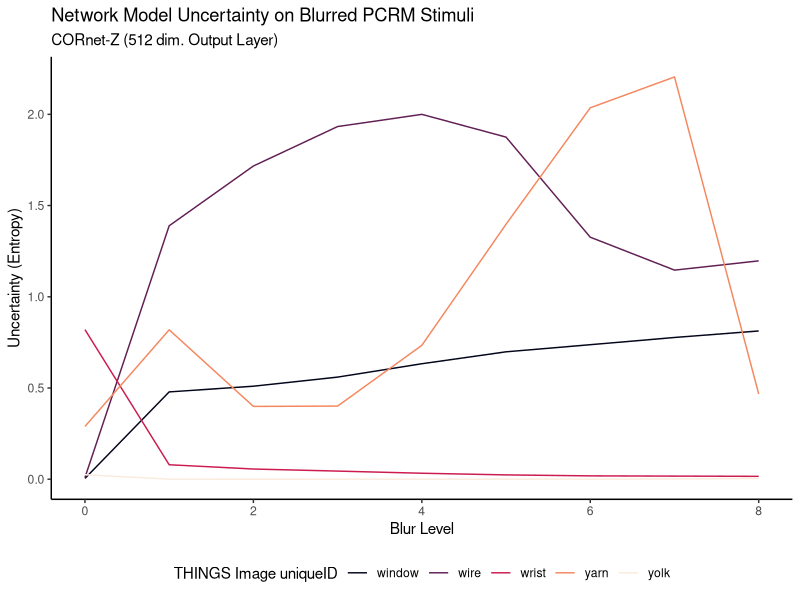
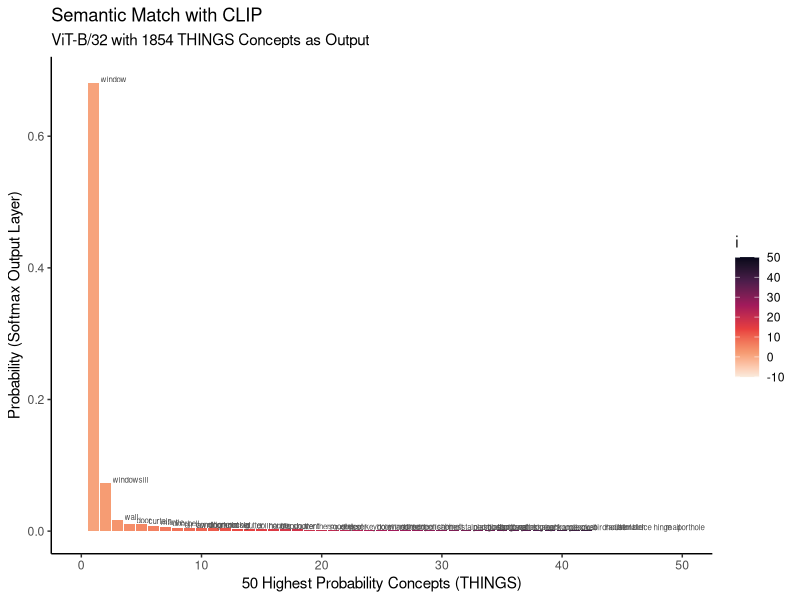
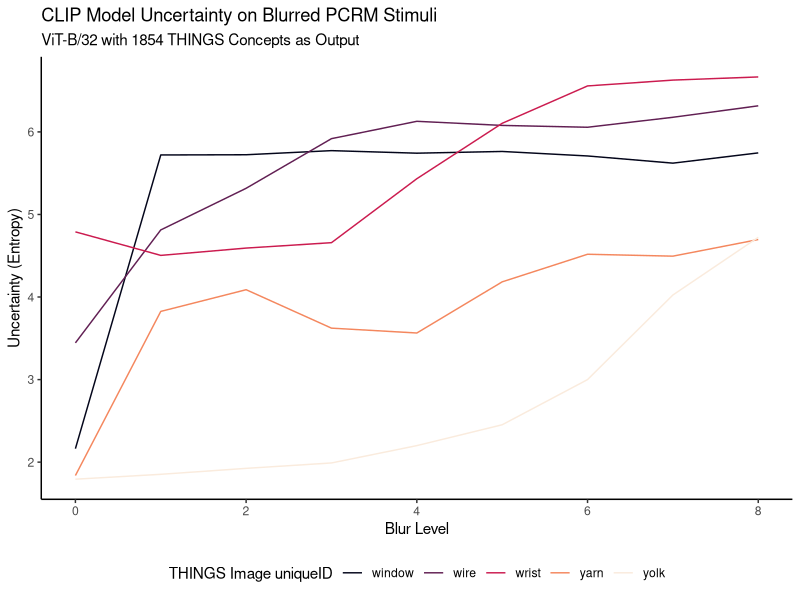
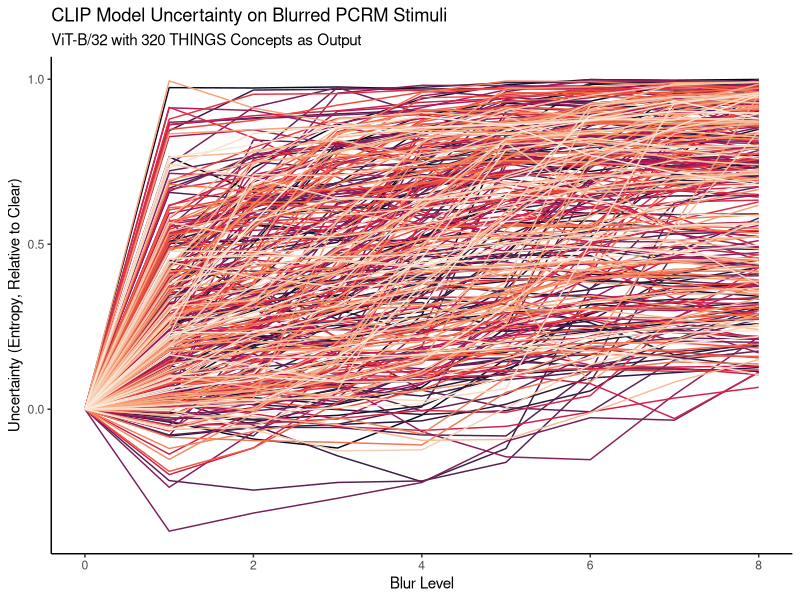
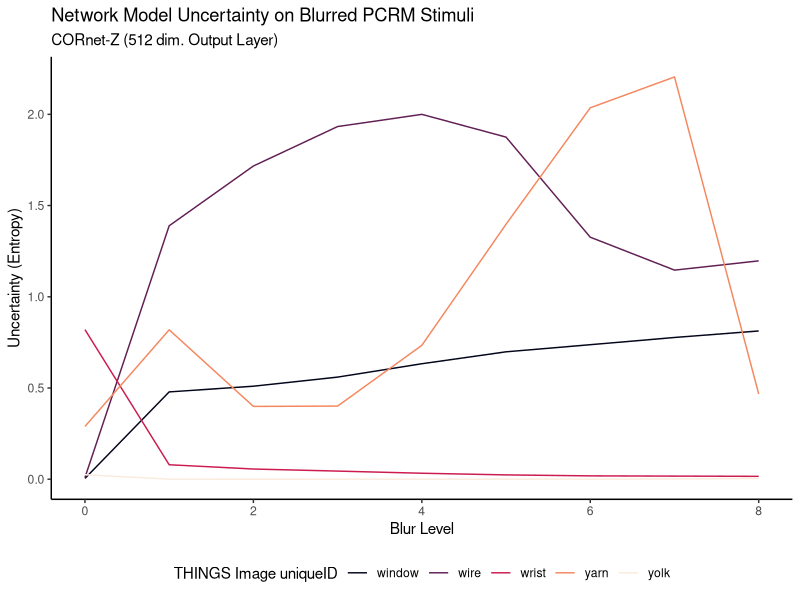
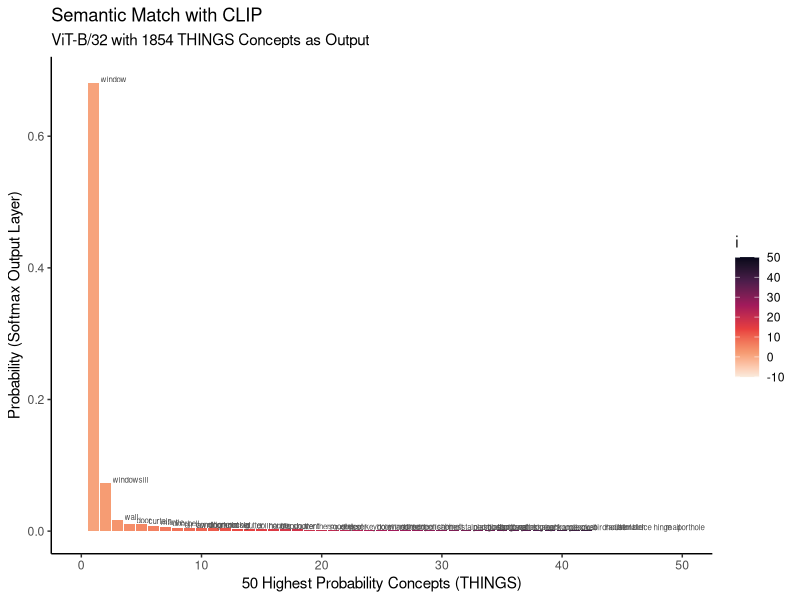
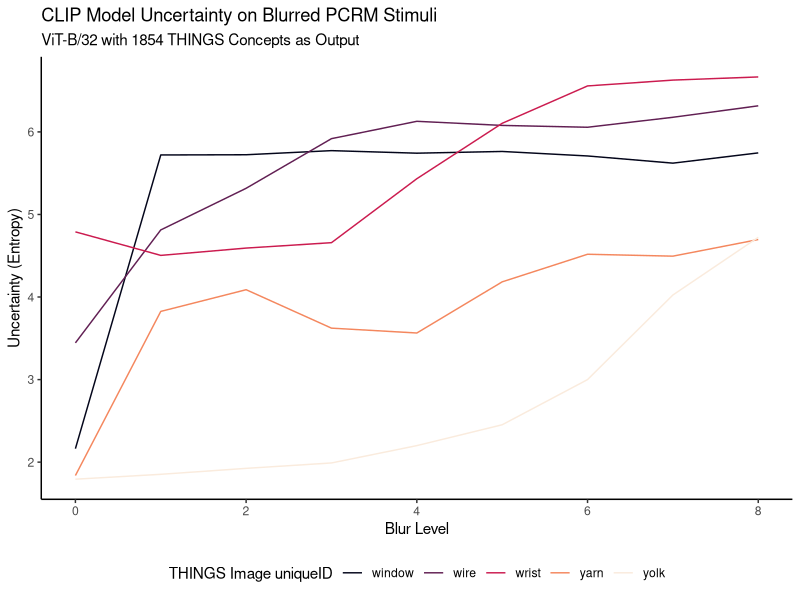
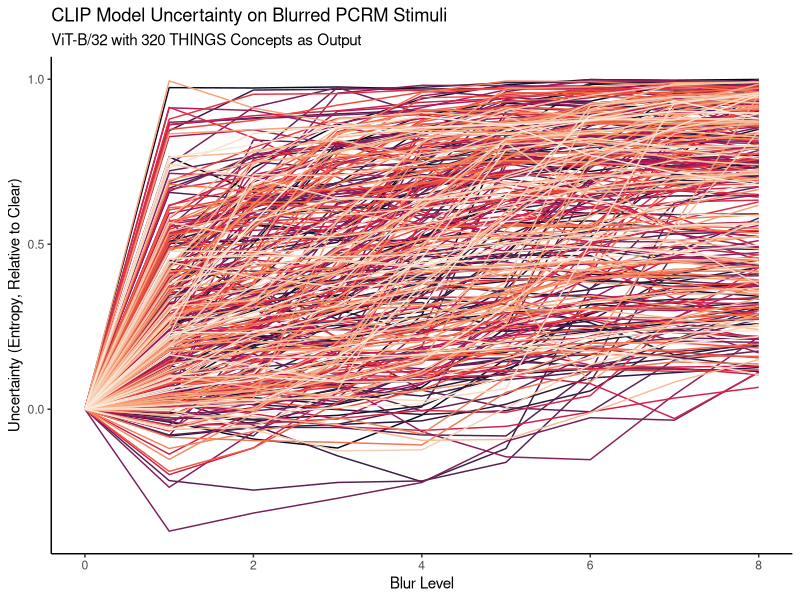

R code for these plots, in order:
library(tidyverse)


#### Scores from CORnet-Z classifier. ####
scores <-
    read_csv("data/entropy_scores.csv") |>
    extract(
        file,
        c("uniqueID", NA, "blur"),
        "/(\\w+?)(_(\\d+))?.jpg",
        remove=F,
        convert=T
    ) |>
    mutate(
        blur = case_when(
            is.na(blur) ~ 0,
            .default=blur
        )
    )

scores

ggplot(scores) +
    geom_line(aes(x=blur, y=entropy, color = uniqueID)) +
    scale_color_viridis_d(option="rocket") +
    labs(
        title="Network Model Uncertainty on Blurred PCRM Stimuli",
        subtitle="CORnet-Z (512 dim. Output Layer)",
        x="Blur Level",
        y="Uncertainty (Entropy)",
        color="THINGS Image uniqueID"
    ) +
    theme_classic() +
    theme(legend.position="bottom")

ggsave("cornet-blur-uncertainty.png", width=6, height=4)

#### Scores from CLIP ViT-B/32 model. ####

read_csv("data/clip_scores_window.csv") |>
    mutate(i=row_number()) |>
    ggplot() +
    geom_bar(aes(x=i, y=prob, fill=i), stat='identity') +
    geom_text(
        aes(x=i, y=prob, label=label),
        nudge_x=.6, nudge_y=.005, hjust='left',
        color="grey30", size=2
    ) +
    xlim(0,50) +
    labs(
        title="Semantic Match with CLIP",
        subtitle="ViT-B/32 with 1854 THINGS Concepts as Output",
        x="50 Highest Probability Concepts (THINGS)",
        y="Probability (Softmax Output Layer)"
    ) +
    scale_fill_viridis_c(option="rocket", limits=c(-10,50), direction=-1) +
    theme_classic()

ggsave("clip-match-window.png", width=6, height=4)



read_csv("data/clip_scores.csv") |>
    extract(
        file,
        c("uniqueID", NA, "blur"),
        "/(\\w+?)(_(\\d+))?.jpg",
        remove=F,
        convert=T
    ) |>
    mutate(
        blur = case_when(
            is.na(blur) ~ 0,
            .default=blur
        )
    ) |>
    ggplot() +
    geom_line(aes(x=blur, y=entropy, color = uniqueID)) +
    scale_color_viridis_d(option="rocket") +
    labs(
        title="CLIP Model Uncertainty on Blurred PCRM Stimuli",
        subtitle="ViT-B/32 with 1854 THINGS Concepts as Output",
        x="Blur Level",
        y="Uncertainty (Entropy)",
        color="THINGS Image uniqueID"
    ) +
    theme_classic() +
    theme(legend.position="bottom")

ggsave("clip-blur-uncertainty.png", width=6, height=4)






## 320  only

# read_csv("data/clip_scores320.csv") |>
#     extract(
#         file,
#         c("uniqueID", NA, "blur"),
#         "/(\\w+?)(_(\\d+))?.jpg",
#         remove=F,
#         convert=T
#     ) |>
#     mutate(
#         blur = case_when(
#             is.na(blur) ~ 0,
#             .default=blur
#         )
#     ) |>
#     mutate(.by=uniqueID,    entropy = entropy-entropy[1]) |>
#     ggplot() +
#     geom_line(aes(x=blur, y=entropy, color = uniqueID)) +
#     scale_color_viridis_d(option="rocket") +
#     labs(
#         title="CLIP Model Uncertainty on Blurred PCRM Stimuli",
#         subtitle="ViT-B/32 with 1854 THINGS Concepts as Output",
#         x="Blur Level",
#         y="Uncertainty (Entropy, Relative to Baseline)",
#         color="THINGS Image uniqueID"
#     ) +
#     theme_classic() +
#     theme(legend.position="bottom")

# ggsave("clip-blur-uncertainty.png", width=6, height=4)



## 320  labels, all stimuli
bind_rows(
    read_csv("data/clip_scores320_all_noblur.csv"),
    read_csv("data/clip_scores320_all.csv")
) |>
    mutate(
        blur = case_when(
            is.na(blur) ~ 0,
            .default=blur
        )
    ) |>
    mutate(.by=uniqueID,    entropy = ((entropy-entropy[1])/max(entropy))) |>
    ggplot() +
    geom_line(aes(x=blur, y=entropy, color = uniqueID)) +
    scale_color_viridis_d(option="rocket") +
    labs(
        title="CLIP Model Uncertainty on Blurred PCRM Stimuli",
        subtitle="ViT-B/32 with 320 THINGS Concepts as Output",
        x="Blur Level",
        y="Uncertainty (Entropy, Relative to Clear)",
        color="THINGS Image uniqueID"
    ) +
    theme_classic() +
    theme(legend.position="bottom") +
    guides(color="none")

ggsave("clip-blur-uncertainty-320.png", width=6, height=8)



# read_csv("data/clip_full320_all.csv") |>
# filter(.by="uniqueID", label[1] != uniqueID) |>
# pull(uniqueID)
#     mutate(i=row_number()) |>
#     ggplot() +
#     geom_bar(aes(x=i, y=prob, fill=i), stat='identity') +
#     geom_text(
#         aes(x=i, y=prob, label=label),
#         nudge_x=.6, nudge_y=.005, hjust='left',
#         color="grey30", size=2
#     ) +
#     xlim(0,50) +
#     labs(
#         title="Semantic Match with CLIP",
#         subtitle="ViT-B/32 with 1854 THINGS Concepts as Output",
#         x="50 Highest Probability Concepts (THINGS)",
#         y="Probability (Softmax Output Layer)"
#     ) +
#     scale_fill_viridis_c(option="rocket", limits=c(-10,50), direction=-1) +
#     theme_classic()

# ggsave("clip-match-window.png", width=6, height=4)
